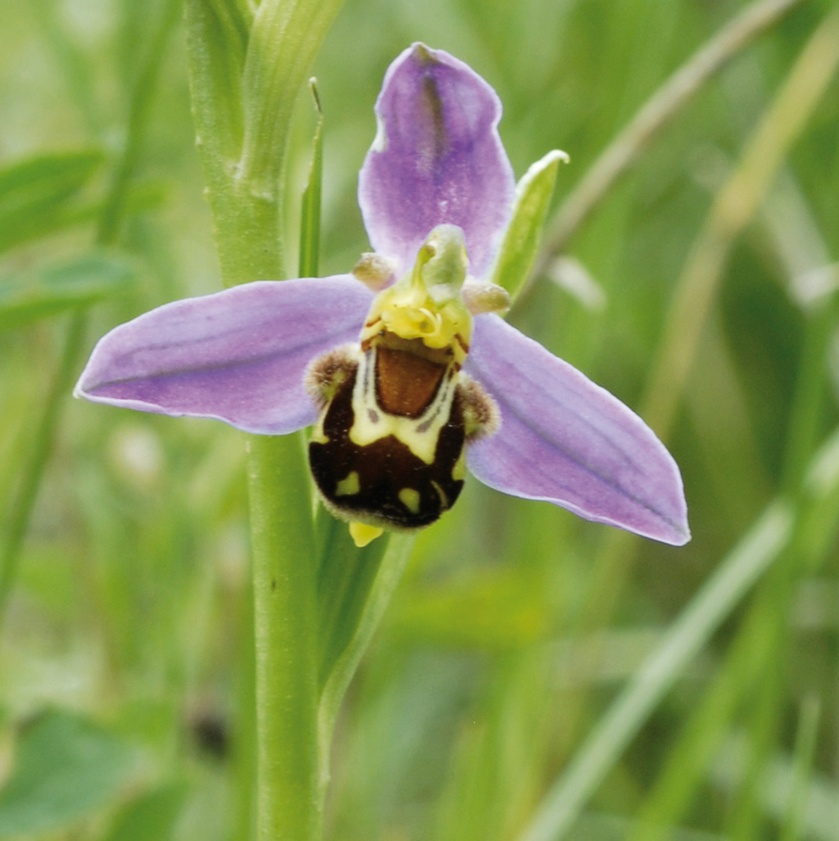
#> input picture test/test.jpg, 839 x 841 px, shrunk from 1024 x 1027 before the run
$ python test8.py
#> lines starting #> are read from the running program, lines starting #| are printed output that depends on the picture
from PIL import Image
from PIL import ImageFont
from PIL import ImageDraw

img = Image.open("test.jpg")
#> img is the input picture: PIL image 839x841 RGB; mean R, G, B 132.8, 149.6, 85.1
draw = ImageDraw.Draw(img)
# font = ImageFont.truetype(<font-file>, <font-size>)
font = ImageFont.truetype("segoe_ui_bold.ttf", 30)
# draw.text((x, y),"Sample Text",(r,g,b))
draw.text((111, 200),"Sample Text",(0,0,0),font=font)
img.save('sample-out.jpg')
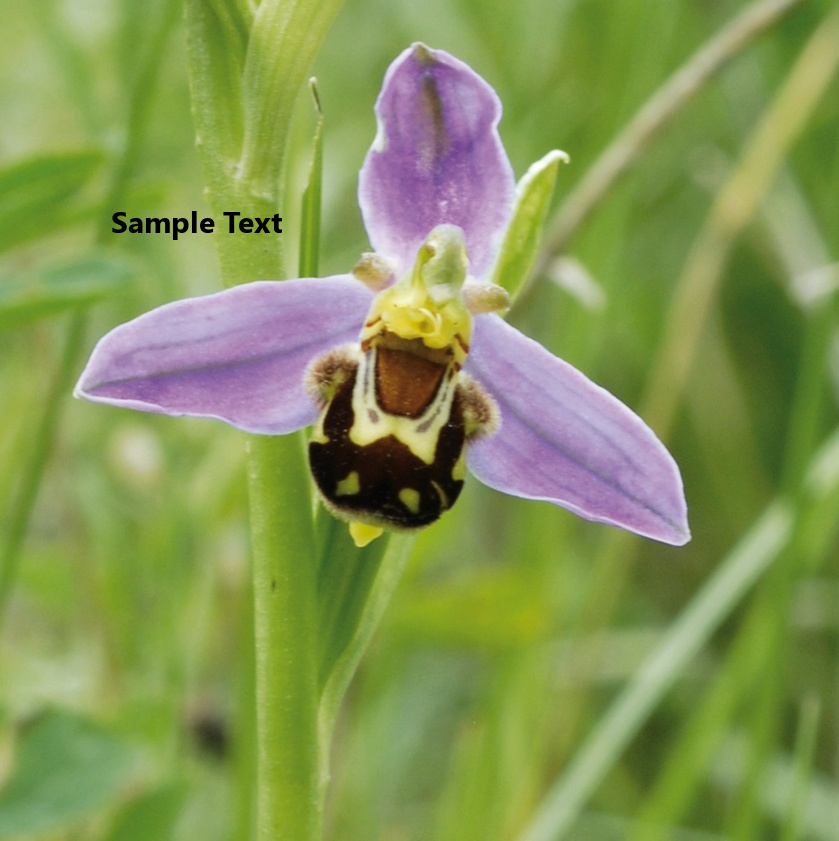
#> saved as sample-out.jpg: PIL image 839x841 RGB; mean R, G, B 132.5, 149.3, 85

$ run again, with test/color_image.jpg copied over test/test.jpg
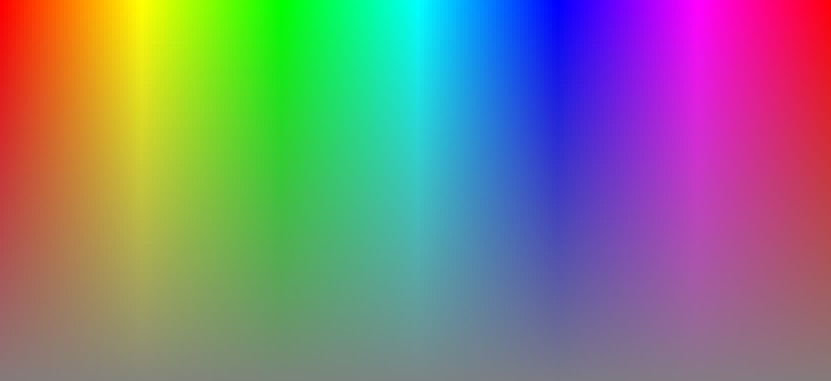
#> input picture test/color_image.jpg, 831 x 381 px
#> img is the input picture: PIL image 831x381 RGB; mean R, G, B 127.5, 127.5, 127.6
#> `img.save('sample-out.jpg')`:
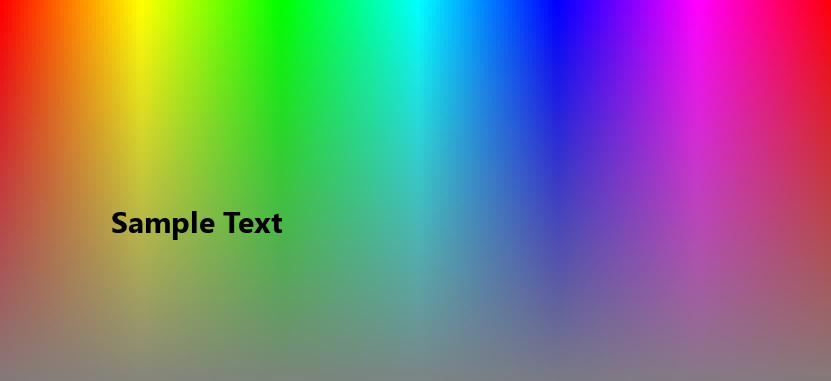
#> saved as sample-out.jpg: PIL image 831x381 RGB; mean R, G, B 126.8, 126.7, 127.3
